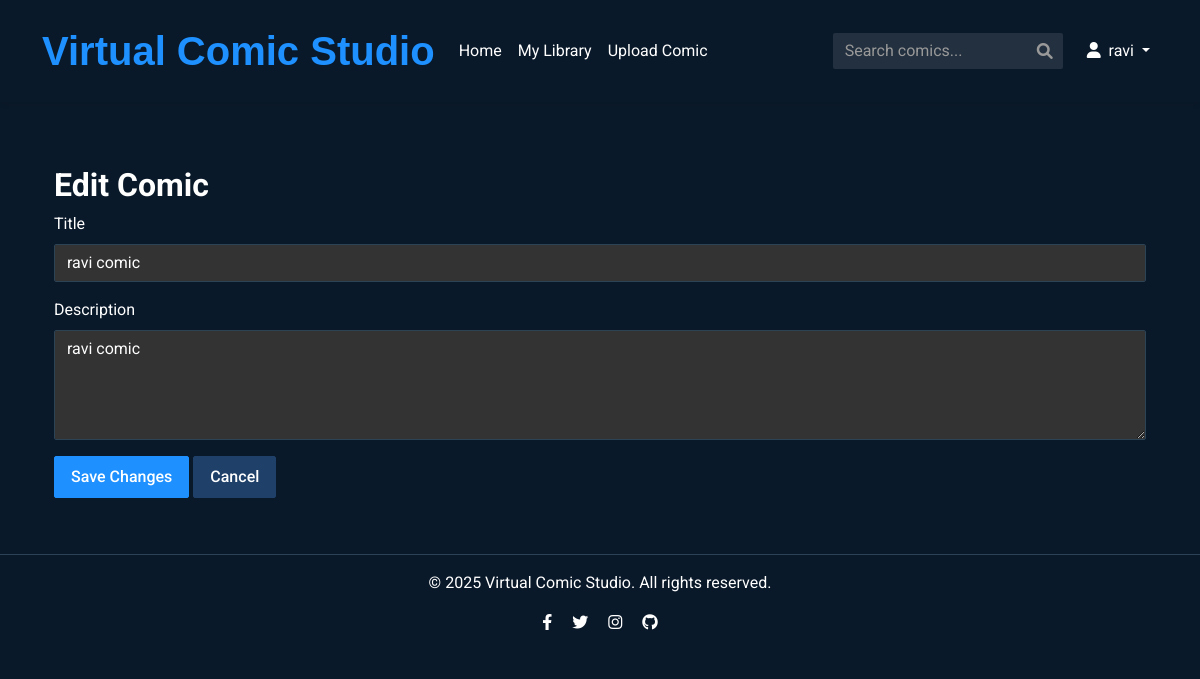
Page /edit_comic/4 (signed in) on the committed database.
### models.py (models this page shows, shortened)
class User(UserMixin, db.Model):
    id = db.Column(db.Integer, primary_key=True)
    username = db.Column(db.String(64), unique=True, nullable=False)
    email = db.Column(db.String(120), unique=True, nullable=False)
    password_hash = db.Column(db.String(256), nullable=False)
    created_at = db.Column(db.DateTime, default=datetime.datetime.utcnow)
    comics_uploaded = db.relationship('Comic', backref='owner', lazy='dynamic')
    reviews = db.relationship('Review', backref='user', lazy='dynamic')
    library_comics = db.relationship('Comic', secondary=user_library,
                                    lazy='dynamic', backref=db.backref('in_libraries', lazy='dynamic'))

class Comic(db.Model):
    id = db.Column(db.Integer, primary_key=True)
    title = db.Column(db.String(100), nullable=False)
    description = db.Column(db.Text, nullable=False)
    filename = db.Column(db.String(255), nullable=False, unique=True)
    owner_id = db.Column(db.Integer, db.ForeignKey('user.id'), nullable=False)
    upload_date = db.Column(db.DateTime, default=datetime.datetime.utcnow)
    views = db.Column(db.Integer, default=0)
    logo_id = db.Column(db.Integer, default=1) # Logo ID (1-5)
    reviews = db.relationship('Review', backref='comic', lazy='dynamic', cascade='all, delete-orphan')

### routes.py (the view)
@app.route('/edit_comic/<int:comic_id>', methods=['GET', 'POST'])
@login_required
def edit_comic(comic_id):
    comic = Comic.query.get(comic_id)
    if not comic:
        flash("Comic not found!", "danger")
        return redirect(url_for("profile"))
    if comic.owner_id != current_user.id:
        flash("Unauthorized action!", "danger")
        return redirect(url_for("profile"))
    if request.method == 'POST':
        comic.title = request.form.get('title')
        comic.description = request.form.get('description')
        db.session.commit()
        flash("Comic updated successfully!", "success")
        return redirect(url_for("comic_details", comic_id=comic.id))
    return render_template('edit_comic.html', comic=comic)

### app.py (called while the page is built)
@login_manager.user_loader
def load_user(user_id):
    return User.query.get(int(user_id))

### templates/edit_comic.html (shortened to what this page needs)
{% extends "layout.html" %}  {% block content %}
<div class="container mt-4">
  <h2>Edit Comic</h2>
  <form method="post" action="{{ url_for('edit_comic', comic_id=comic.id) }}">
    <div class="mb-3">
      <label class="form-label">Title</label>
      <input
        type="text"
        name="title"
        class="form-control"
        value="{{ comic.title }}"
        required
      />
    </div>
    <div class="mb-3">
      <label class="form-label">Description</label>
      <textarea name="description" class="form-control" rows="4" required>
{{ comic.description }}</textarea
      >
    </div>
    <button type="submit" class="btn btn-primary">Save Changes</button>
    <a
      href="{{ url_for('comic_details', comic_id=comic.id) }}"
      class="btn btn-secondary"
      >Cancel</a
    >
  </form>
</div>
{% endblock %}

### templates/layout.html (shortened to what this page needs)
<!DOCTYPE html>
<html lang="en">
  <head>
    <link
      href="https://cdn.jsdelivr.net/npm/bootstrap@5.1.3/dist/css/bootstrap.min.css"
      rel="stylesheet"
    />
    <link
      href="https://cdnjs.cloudflare.com/ajax/libs/font-awesome/6.0.0-beta3/css/all.min.css"
      rel="stylesheet"
    />
    <link
      rel="stylesheet"
      href="{{ url_for('static', filename='css/main.css') }}"
    />
  </head>
  <body>
    <nav class="navbar navbar-expand-lg navbar-dark">
      <div class="container">
        <a class="navbar-brand" href="{{ url_for('index') }}"
          >Virtual Comic Studio</a
        >
        <div class="collapse navbar-collapse" id="navbarNav">
          <ul class="navbar-nav me-auto">
            <li class="nav-item">
              <a class="nav-link" href="{{ url_for('index') }}">Home</a>
            </li>
            {% if current_user.is_authenticated %}
            <li class="nav-item">
              <a class="nav-link" href="{{ url_for('library') }}">My Library</a>
            </li>
            <li class="nav-item">
              <a class="nav-link" href="{{ url_for('upload_comic') }}"
                >Upload Comic</a
              >
            </li>
            {% endif %}
          </ul>
          <form
            class="search-form d-flex"
            action="{{ url_for('search') }}"
            method="get"
          >
            <div class="position-relative">
              <input
                class="form-control search-input"
                type="search"
                name="q"
                placeholder="Search comics..."
                aria-label="Search"
                value="{{ search_query|default('') }}"
              />
              <i class="fas fa-search search-icon"></i>
            </div>
          </form>
          <ul class="navbar-nav">
            {% if current_user.is_authenticated %}
            <li class="nav-item dropdown">
              <a
                class="nav-link dropdown-toggle"
                href="#"
                id="userDropdown"
                role="button"
                data-bs-toggle="dropdown"
              >
                <i class="fas fa-user me-1"></i> {{ current_user.username }}
              </a>
            </li>
            {% endif %}
          </ul>
        </div>
      </div>
    </nav>
    <main class="container py-4">{% block content %}{% endblock %}</main>
    <footer class="text-center py-3">
      <div class="container">
        <p>&copy; 2025 Virtual Comic Studio. All rights reserved.</p>
        <div class="social-links">
          <a href="#" class="mx-2"><i class="fab fa-facebook-f"></i></a>
          <a href="#" class="mx-2"><i class="fab fa-twitter"></i></a>
          <a href="#" class="mx-2"><i class="fab fa-instagram"></i></a>
          <a href="#" class="mx-2"><i class="fab fa-github"></i></a>
        </div>
      </div>
    </footer>
  </body>
</html>

### static/css/main.css (style rules this page uses)
:root { --primary-bg: #0a1929; --secondary-bg: #1f4068; --accent-color: #1e90ff; --text-color: #ffffff; --card-bg: #162b3c; --hover-bg: #1d3649; --border-color: #2c4356; --success-color: #46b04a; --warning-color: #e6a23c; --danger-color: #f56c6c; --info-color: #909399; --font-main: "Roboto", "Arial", sans-serif; --standard-padding: 16px; --transition-speed: 0.3s; }
body { font-family: var(--font-main); background-color: var(--primary-bg); color: var(--text-color); margin: 0; padding: 0; line-height: 1.5; }
a { color: var(--text-color); text-decoration: none; transition: color var(--transition-speed) ease; }
h1, h2, h3, h4, h5, h6 { margin-top: 0; font-weight: 700; }
.navbar { background-color: var(--primary-bg) !important; padding: var(--standard-padding); box-shadow: 0 2px 5px rgba(0, 0, 0, 0.1); }
.navbar-brand { color: var(--accent-color) !important; font-size: 2.5rem; font-weight: bold; font-family: "Ubuntu", sans-serif; }
.navbar-dark .navbar-nav .nav-link { color: var(--text-color); transition: all var(--transition-speed) ease; }
.btn { border-radius: 2px; font-weight: 500; padding: 8px 16px; transition: all var(--transition-speed) ease; }
.btn-primary { background-color: var(--accent-color); border-color: var(--accent-color); }
.btn-secondary { background-color: var(--secondary-bg); border-color: var(--secondary-bg); }
.form-control { background-color: #333; border: 1px solid var(--border-color); color: var(--text-color); border-radius: 2px; }
.form-control::placeholder { color: #999; }
footer { background-color: var(--primary-bg); padding: var(--standard-padding); text-align: center; margin-top: 2rem; border-top: 1px solid var(--border-color); }
.search-form { position: relative; margin-right: 1rem; }
.search-form .form-control { padding-right: 35px; background-color: rgba(255, 255, 255, 0.1); border: none; color: var(--text-color); }
.search-form .search-icon { position: absolute; right: 10px; top: 50%; transform: translateY(-50%); color: #999; }

### rows in the picture
User: username "ravi"
Comic: title "ravi comic", description "ravi comic"
